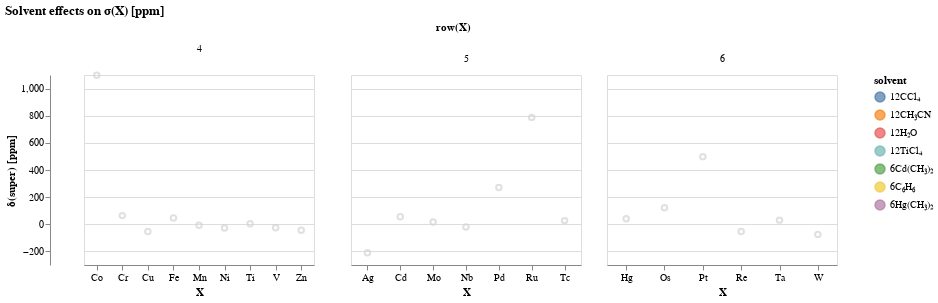

Here is the notebook cell this chart was saved with:
### Markdown cell above
In the plot below: we show the total solvent effects for all complexes; when we hover over the point, the color of that point indicates the solvent.

### Code cell
delta_points, delta_text=plot_chart(df_adf_all, 
                                    'mol:O', 
                                    'solveff', 
                                    'solvent:N', 
                                    'complex:N', 
                                    "δ(super) [ppm]")
                                          
layer=def_layer(delta_points, 
                delta_text,
                True, False,
                -30,
                'Solvent effects on σ(X) [ppm]')

layer

### Figure 1 — Vega-Lite specification as saved in the notebook (floating-point values rounded to 4 significant figures)
{"config": {"view": {"continuousWidth": 400, "continuousHeight": 300}}, "data": {"name": "data-82ba65b3d3f73062f9b09b91098cd11b"}, "facet": {"type": "nominal", "field": "row", "title": "row(X)"}, "spec": {"layer": [{"mark": "point", "encoding": {"color": {"condition": {"type": "nominal", "field": "solvent", "selection": "selector001"}, "value": "lightgray"}, "x": {"type": "ordinal", "axis": {"labelAngle": 0, "title": "X"}, "field": "mol"}, "y": {"type": "quantitative", "axis": {"format": ",.0f", "title": "δ(super) [ppm]"}, "field": "solveff"}}, "height": 190, "selection": {"selector001": {"type": "single", "on": "mouseover", "nearest": true, "empty": "none"}, "selector002": {"type": "multi", "fields": ["row"], "bind": "legend"}}, "width": 230}, {"mark": {"type": "text", "dy": -5}, "encoding": {"color": {"condition": {"type": "nominal", "field": "solvent", "selection": "selector001"}, "value": "lightgray"}, "opacity": {"condition": {"value": 1, "selection": "selector001"}, "value": 0}, "text": {"type": "nominal", "field": "complex"}, "x": {"type": "ordinal", "axis": {"labelAngle": 0, "title": "X"}, "field": "mol"}, "y": {"type": "quantitative", "axis": {"format": ",.0f", "title": "δ(super) [ppm]"}, "field": "solveff"}}, "height": 190, "width": 230}]}, "resolve": {"scale": {"x": "independent"}}, "spacing": -30, "title": "Solvent effects on σ(X) [ppm]", "transform": [{"filter": {"selection": "selector002"}}], "$schema": "https://vega.github.io/schema/vega-lite/v4.8.1.json", "datasets": {"data-82ba65b3d3f73062f9b09b91098cd11b": [{"mol": "Ti", "x_labels": "Ti", "where": "SO-ZORA", "solveff": 4.3, "row": 4, "charge": 0, "solvent": "12TiCl₄", "complex": "TiCl₄ + 12TiCl₄", "delta1": 22.18, "delta2": 21.68, "delta3": 21.85, "delta4": 4.3, "Delta1": 22.18, "Delta2": -0.5, "Delta3": 0.17, "Delta4": -17.55, "d1": -0.02176, "d2": -0.02115, "d3": -0.02136, "d4": -0.0}, {"mol": "V", "x_labels": "V", "where": "SO-ZORA", "solveff": -25.33, "row": 4, "charge": 0, "solvent": "6C₆H₆", "complex": "VOCl₃ + 6C₆H₆", "delta1": 2.814, "delta2": 1.017, "delta3": -0.105, "delta4": -25.33, "Delta1": 2.814, "Delta2": -1.797, "Delta3": -1.122, "Delta4": -25.23, "d1": -0.01513, "d2": -0.01417, "d3": -0.01356, "d4": -0.0}, {"mol": "Cr", "x_labels": "Cr", "where": "SO-ZORA", "solveff": 63.86, "row": 4, "charge": -2, "solvent": "12H₂O", "complex": "CrO₄²⁻ + 12H₂O", "delta1": 123.0, "delta2": 104.0, "delta3": 76.65, "delta4": 63.86, "Delta1": 123.0, "Delta2": -19.01, "Delta3": -27.39, "Delta4": -12.8, "d1": -0.02171, "d2": -0.01474, "d3": -0.004694, "d4": -0.0}, {"mol": "Mn", "x_labels": "Mn", "where": "SO-ZORA", "solveff": -7.242, "row": 4, "charge": -1, "solvent": "12H₂O", "complex": "MnO₄⁻ + 12H₂O", "delta1": 35.49, "delta2": 29.14, "delta3": 15.23, "delta4": -7.242, "Delta1": 35.49, "Delta2": -6.351, "Delta3": -13.91, "Delta4": -22.47, "d1": -0.01086, "d2": -0.009246, "d3": -0.005711, "d4": -0.0}, {"mol": "Fe", "x_labels": "Fe", "where": "SO-ZORA", "solveff": 47.11, "row": 4, "charge": 0, "solvent": "6C₆H₆", "complex": "Fe(CO)₅ + 6C₆H₆", "delta1": 67.43, "delta2": 65.41, "delta3": 64.57, "delta4": 47.11, "Delta1": 67.43, "Delta2": -2.017, "Delta3": -0.841, "Delta4": -17.46, "d1": -0.008717, "d2": -0.007852, "d3": -0.007491, "d4": -0.0}, {"mol": "Co", "x_labels": "Co", "where": "SO-ZORA", "solveff": 1097.0, "row": 4, "charge": -3, "solvent": "12H₂O", "complex": "Co(CN)₆³⁻ + 12H₂O", "delta1": 1098.0, "delta2": 1128.0, "delta3": 1124.0, "delta4": 1097.0, "Delta1": 1098.0, "Delta2": 29.28, "Delta3": -3.119, "Delta4": -27.11, "d1": -0.0001645, "d2": -0.005234, "d3": -0.004694, "d4": -0.0}, {"mol": "Ni", "x_labels": "Ni", "where": "SO-ZORA", "solveff": -27.54, "row": 4, "charge": 0, "solvent": "6C₆H₆", "complex": "Ni(CO)₄ + 6C₆H₆", "delta1": -9.36, "delta2": -17.95, "delta3": -21.46, "delta4": -27.54, "Delta1": -9.36, "Delta2": -8.592, "Delta3": -3.505, "Delta4": -6.087, "d1": -0.01116, "d2": -0.005885, "d3": -0.003735, "d4": -0.0}, {"mol": "Cu", "x_labels": "Cu", "where": "SO-ZORA", "solveff": -53.46, "row": 4, "charge": 1, "solvent": "12CH₃CN", "complex": "Cu(CH₃CN)₄⁺ + 12CH₃CN", "delta1": -23.3, "delta2": -44.89, "delta3": -47.87, "delta4": -53.46, "Delta1": -23.3, "Delta2": -21.59, "Delta3": -2.983, "Delta4": -5.593, "d1": 0.0632, "d2": 0.01797, "d3": 0.01172, "d4": 0.0}, {"mol": "Zn", "x_labels": "Zn", "where": "SO-ZORA", "solveff": -43.15, "row": 4, "charge": 2, "solvent": "12H₂O", "complex": "Zn(H₂O)₆²⁺ + 12H₂O", "delta1": -29.68, "delta2": -30.29, "delta3": -30.12, "delta4": -43.15, "Delta1": -29.68, "Delta2": -0.611, "Delta3": 0.171, "Delta4": -13.03, "d1": 0.007035, "d2": 0.006715, "d3": 0.006805, "d4": 0.0}, {"mol": "Nb", "x_labels": "Nb", "where": "SO-ZORA", "solveff": -19.51, "row": 5, "charge": -1, "solvent": "12CH₃CN", "complex": "NbCl₆⁻ + 12CH₃CN", "delta1": 15.89, "delta2": 3.21, "delta3": 0.179, "delta4": -19.51, "Delta1": 15.89, "Delta2": -12.68, "Delta3": -3.031, "Delta4": -19.69, "d1": -0.1114, "d2": -0.07148, "d3": -0.06194, "d4": -0.0}, {"mol": "Mo", "x_labels": "Mo", "where": "SO-ZORA", "solveff": 16.26, "row": 5, "charge": -2, "solvent": "12H₂O", "complex": "MoO₄²⁻ + 12H₂O", "delta1": 69.5, "delta2": 57.48, "delta3": 38.01, "delta4": 16.26, "Delta1": 69.5, "Delta2": -12.02, "Delta3": -19.47, "Delta4": -21.75, "d1": -0.09522, "d2": -0.07372, "d3": -0.0389, "d4": -0.0}, {"mol": "Tc", "x_labels": "Tc", "where": "SO-ZORA", "solveff": 26.99, "row": 5, "charge": -1, "solvent": "12H₂O", "complex": "TcO₄⁻ + 12H₂O", "delta1": 22.69, "delta2": 28.88, "delta3": 23.9, "delta4": 26.99, "Delta1": 22.69, "Delta2": 6.184, "Delta3": -4.982, "Delta4": 3.092, "d1": 0.003026, "d2": -0.001332, "d3": 0.002179, "d4": -0.0}, {"mol": "Ru", "x_labels": "Ru", "where": "SO-ZORA", "solveff": 787.8, "row": 5, "charge": -4, "solvent": "12H₂O", "complex": "Ru(CN)₆⁴⁻ + 12H₂O", "delta1": 828.1, "delta2": 831.8, "delta3": 834.2, "delta4": 787.8, "Delta1": 828.1, "Delta2": 3.637, "Delta3": 2.412, "Delta4": -46.41, "d1": -0.04974, "d2": -0.05423, "d3": -0.0572, "d4": -0.0}, {"mol": "Pd", "x_labels": "Pd", "where": "SO-ZORA", "solveff": 271.0, "row": 5, "charge": -2, "solvent": "12H₂O", "complex": "PdCl₆²⁻ + 12H₂O", "delta1": 202.9, "delta2": 238.6, "delta3": 270.5, "delta4": 271.0, "Delta1": 202.9, "Delta2": 35.67, "Delta3": 31.89, "Delta4": 0.485, "d1": 0.04305, "d2": 0.02048, "d3": 0.0003068, "d4": -0.0}, {"mol": "Ag", "x_labels": "Ag", "where": "SO-ZORA", "solveff": -210.2, "row": 5, "charge": 1, "solvent": "12H₂O", "complex": "Ag(H₂O)₄⁺ + 12H₂O", "delta1": -175.0, "delta2": -174.3, "delta3": -173.4, "delta4": -210.2, "Delta1": -175.0, "Delta2": 0.772, "Delta3": 0.835, "Delta4": -36.73, "d1": 0.008141, "d2": 0.00832, "d3": 0.008513, "d4": 0.0}, {"mol": "Cd", "x_labels": "Cd", "where": "SO-ZORA", "solveff": 54.9, "row": 5, "charge": 0, "solvent": "6Cd(CH₃)₂", "complex": "Cd(CH₃)₂ + 6Cd(CH₃)₂", "delta1": 6.982, "delta2": 22.72, "delta3": 46.82, "delta4": 54.9, "Delta1": 6.982, "Delta2": 15.74, "Delta3": 24.1, "Delta4": 8.08, "d1": -0.01386, "d2": -0.009311, "d3": -0.002338, "d4": 0.0}, {"mol": "Ta", "x_labels": "Ta", "where": "SO-ZORA", "solveff": 30.63, "row": 6, "charge": -1, "solvent": "12CH₃CN", "complex": "TaCl₆⁻ + 12CH₃CN", "delta1": 11.59, "delta2": -6.849, "delta3": -11.6, "delta4": 30.63, "Delta1": 11.59, "Delta2": -18.44, "Delta3": -4.747, "Delta4": 42.23, "d1": -0.005583, "d2": -0.01099, "d3": -0.01238, "d4": 0.0}, {"mol": "W", "x_labels": "W", "where": "SO-ZORA", "solveff": -74.4, "row": 6, "charge": -2, "solvent": "12H₂O", "complex": "WO₄²⁻ + 12H₂O", "delta1": 85.21, "delta2": 52.39, "delta3": 25.1, "delta4": -74.4, "Delta1": 85.21, "Delta2": -32.82, "Delta3": -27.3, "Delta4": -99.5, "d1": 0.05317, "d2": 0.04224, "d3": 0.03314, "d4": 0.0}, {"mol": "Re", "x_labels": "Re", "where": "SO-ZORA", "solveff": -52.82, "row": 6, "charge": -1, "solvent": "12H₂O", "complex": "ReO₄⁻ + 12H₂O", "delta1": 21.61, "delta2": 11.56, "delta3": 2.737, "delta4": -52.82, "Delta1": 21.61, "Delta2": -10.05, "Delta3": -8.819, "Delta4": -55.56, "d1": 0.03932, "d2": 0.03401, "d3": 0.02936, "d4": 0.0}, {"mol": "Os", "x_labels": "Os", "where": "SO-ZORA", "solveff": 121.2, "row": 6, "charge": 0, "solvent": "12CCl₄", "complex": "OsO₄ + 12CCl₄", "delta1": 132.7, "delta2": 135.6, "delta3": 137.6, "delta4": 121.2, "Delta1": 132.7, "Delta2": 2.826, "Delta3": 2.027, "Delta4": -16.41, "d1": 0.009486, "d2": 0.01181, "d3": 0.01347, "d4": 0.0}, {"mol": "Pt", "x_labels": "Pt", "where": "SO-ZORA", "solveff": 498.5, "row": 6, "charge": -2, "solvent": "12H₂O", "complex": "PtCl₆²⁻ + 12H₂O", "delta1": 292.3, "delta2": 371.2, "delta3": 428.1, "delta4": 498.5, "Delta1": 292.3, "Delta2": 78.86, "Delta3": 56.9, "Delta4": 70.43, "d1": -0.1094, "d2": -0.06754, "d3": -0.03736, "d4": 0.0}, {"mol": "Hg", "x_labels": "Hg", "where": "SO-ZORA", "solveff": 40.08, "row": 6, "charge": 0, "solvent": "6Hg(CH₃)₂", "complex": "Hg(CH₃)₂ + 6Hg(CH₃)₂", "delta1": 31.95, "delta2": 67.2, "delta3": 95.47, "delta4": 40.08, "Delta1": 31.95, "Delta2": 35.25, "Delta3": 28.28, "Delta4": -55.4, "d1": -0.0009148, "d2": 0.003053, "d3": 0.006236, "d4": 0.0}]}}
